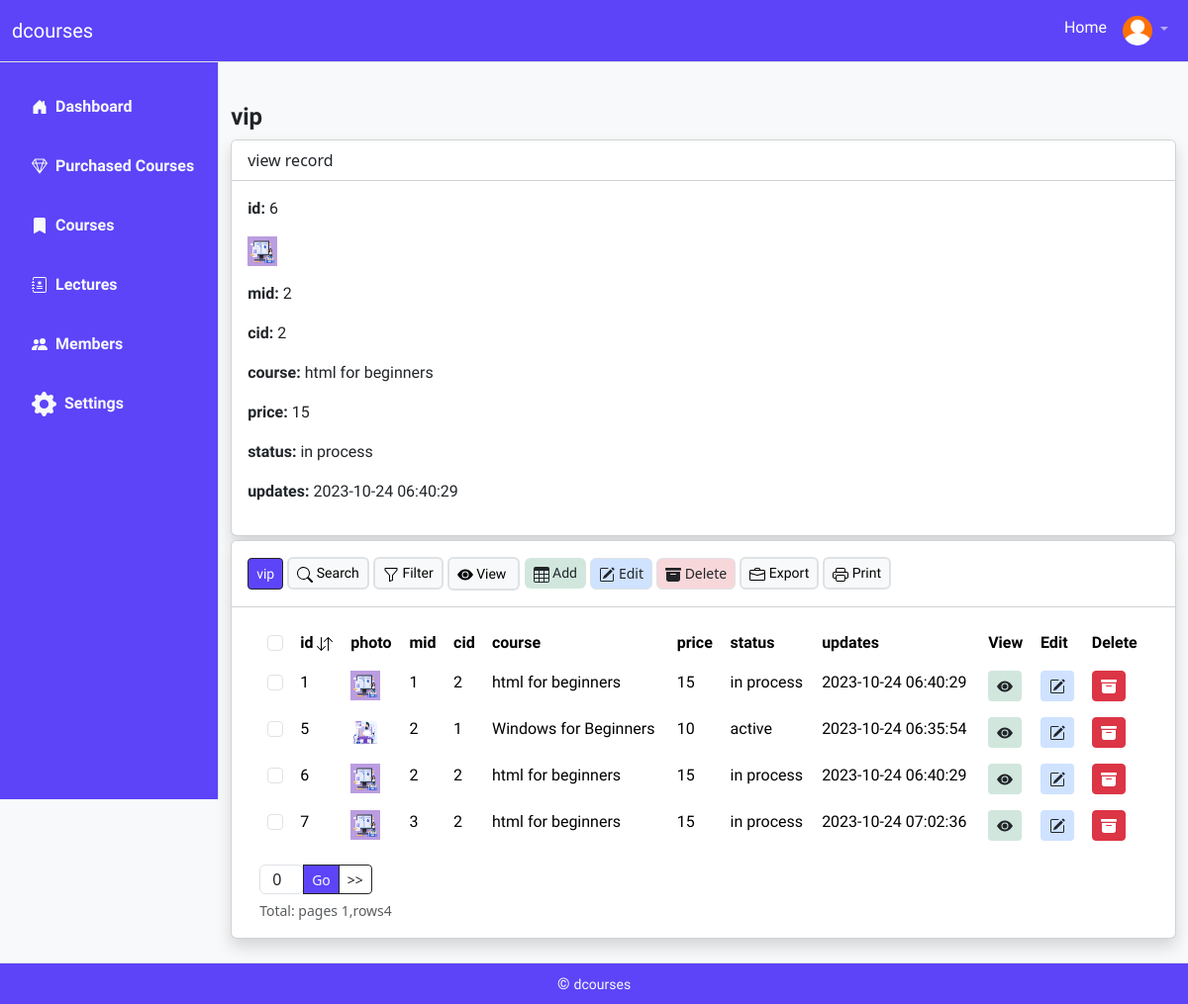
The page /assets/vip.php?v=view&vid=6 (signed in) on the database its author committed.
### tables this page shows
CREATE TABLE `settings` (
  `id` int(11) UNSIGNED NOT NULL,
  `option` varchar(50) NOT NULL,
  `features` varchar(50) NOT NULL,
  `action` varchar(11) NOT NULL,
  `updates` timestamp NOT NULL DEFAULT current_timestamp() ON UPDATE current_timestamp()
);

CREATE TABLE `member` (
  `id` int(11) UNSIGNED NOT NULL,
  `photo` varchar(100) NOT NULL,
  `name` varchar(50) NOT NULL,
  `email` varchar(50) NOT NULL,
  `password` varchar(200) NOT NULL,
  `reset` varchar(200) NOT NULL,
  `updates` timestamp NOT NULL DEFAULT current_timestamp() ON UPDATE current_timestamp()
);

CREATE TABLE `vip` (
  `id` int(11) NOT NULL,
  `photo` varchar(100) NOT NULL,
  `mid` varchar(100) NOT NULL,
  `cid` varchar(100) NOT NULL,
  `course` varchar(100) NOT NULL,
  `price` varchar(100) NOT NULL,
  `status` varchar(100) NOT NULL,
  `updates` timestamp NOT NULL DEFAULT current_timestamp() ON UPDATE current_timestamp()
);

### assets/include/code.php (the view, shortened to what the rows shown need)
<section class="">
      <?php
      $stmt = $db->query("DESCRIBE ". $ctable);
      $stmt->execute();
      $tablecol = $stmt->fetchAll(PDO::FETCH_ASSOC);
          if (isset($_POST["limit"]) or isset($_GET["limit"])) {
        if (!empty($_POST["limit"])) {
              $per_page = $_POST["limit"];
          }
            if (!empty($_GET["limit"])) {
            $per_page = $_GET["limit"];
            }
        }else{
      $per_page = 10;
        }
      if (isset($_GET["asds"])) {
      $asds = $_GET["asds"];
      }else{
      $asds = "ASC";
      }
      if (isset($_POST["gosubmit"])) {
      header("Location: ".$ctable.".php?start=".$_POST["go"]);
        ob_end();
      }else{
      $start = 0;
      }
            if (isset($_POST["search_submit"]) or !empty($_GET["page"])) {
        if (isset($_POST["usearch"])) {
              $usearch = $_POST["usearch"];
              $scol = $_POST["scol"];
            }
              if (!empty($_GET["page"])) {
                $usearch = $_GET["page"];
                $scol = $_GET["scol"];
              }
              $q = "SELECT * FROM $ctable WHERE $scol like  '$usearch'  ORDER BY id $asds LIMIT   $start, $per_page ";
            }else{
              $usearch = "";
              $scol = "";
              if ($_SESSION['activeuser'] != 1) {
                $mid = $_SESSION['activeuser'];
                $q = "SELECT * FROM $ctable where mid = '$mid' ORDER BY id $asds LIMIT $start, $per_page ";
              }else{
                $q = "SELECT * FROM $ctable ORDER BY id $asds LIMIT $start, $per_page ";
              }
            }
        $query = $db->prepare($q);
        $query->execute();
        if($query->rowCount() > 0){
            $result = $query->fetchAll(PDO::FETCH_ASSOC);
        }else{
          $result = "";
        }
    $fstmt = $db->prepare("SELECT * FROM settings where option = '$ctable' and features = 'sview' ");
    $fstmt->execute();
    $fsview=$fstmt->fetch(PDO::FETCH_ASSOC);
    $fstmt = $db->prepare("SELECT * FROM settings where option = '$ctable' and features = 'sedit' ");
    $fstmt->execute();
    $fsedit=$fstmt->fetch(PDO::FETCH_ASSOC);
    $fstmt = $db->prepare("SELECT * FROM settings where option = '$ctable' and features = 'sdelete' ");
    $fstmt->execute();
    $fsdelete=$fstmt->fetch(PDO::FETCH_ASSOC);
    $fstmt = $db->prepare("SELECT * FROM settings where option = '$ctable' and features = 'checkbox' ");
    $fstmt->execute();
    $fcheckbox=$fstmt->fetch(PDO::FETCH_ASSOC);
    ?>
    <?php
    if (isset($_GET["vid"])) {
      $id = $_GET["vid"];
      $stmt = $db->query("SELECT * FROM $ctable where id = $id ");
      $stmt->execute();
    ?>
    <?php
    }
    ?>
      <div class="card shadow mb-4">
      <div class="card-body">
      <div class="responsive">
      <div class="container-fluid ">
      <?php
      if (!empty($result)) {
    ?>
        <div class="table-responsive">
                <table class="table table-borderless table-hover">
                    <thead class="bg-light mb-2">
                      <th <?php if ($fcheckbox['action'] ?? null  == 'hide' and $_SESSION['activeuser'] != 1 and $_SESSION['activeuser'] != 1 ) { echo 'hidden'; } ?>>
                       <input data-bs-toggle="tooltip" data-bs-placement="bottom"  title="Select All" class="form-check-input" type="checkbox" name="select-all" onclick="toggle(this);" /></th>
      <?php
      foreach($tablecol as $col){
      $ffield = $col["Field"];
            $fstmt = $db->prepare("SELECT * FROM settings where option = '$ctable' and features = '$ffield' ");
            $fstmt->execute();
            $hresult=$fstmt->fetch(PDO::FETCH_ASSOC);
      if ($hresult['action'] ?? null  == 'hide' and $_SESSION['activeuser'] != 1 and $_SESSION['activeuser'] != 1) {
      }else{
      if ($col["Field"] == "id" ) {
      ?>
      <th><?php echo $col["Field"]; ?> <a data-bs-toggle="tooltip" data-bs-placement="bottom"  title="Sort by ACS and DESC" href="<?php echo $ctable; ?>.php?asds=<?php if($asds=="ASC"){ echo "DESC";}else{ echo "ASC"; } ?>&page=<?php echo $usearch; ?>&scol=<?php echo $scol; ?>"></a>
      </th>
      <?php
      }else{
      ?>
                    <th><?php echo $col["Field"]; ?></th>
      <?php
        }}}
      ?>
                    <th <?php if ($fsview['action'] ?? null  == 'hide' and $_SESSION['activeuser'] != 1 and $_SESSION['activeuser'] != 1) { echo 'hidden'; } ?>>View</th>
                    <th <?php if ($fsedit['action'] ?? null  == 'hide' and $_SESSION['activeuser'] != 1 and $_SESSION['activeuser'] != 1) { echo 'hidden'; } ?>>Edit</th>
                    <th <?php if ($fsdelete['action'] ?? null  == 'hide' and $_SESSION['activeuser'] != 1 and $_SESSION['activeuser'] != 1) { echo 'hidden'; } ?>>Delete</th>
                    </thead>
                    <tbody>
                    <?php
                        foreach($result as $data) {
                          $id = $data["id"];
                            echo "<tr class='text-secondary text-sm'>";
                          ?>
      <td   <?php if ($fcheckbox['action'] ?? null  == 'hide' and $_SESSION['activeuser'] != 1 and $_SESSION['activeuser'] != 1) { echo 'hidden'; } ?>>
          <input class="form-check-input" type="checkbox" name="check[]" id="checkbox-<?php echo $id; ?>" value="<?php echo  $id; ?>"> </td>
                          <?php
                          foreach($tablecol as $col){
                            $ffield = $col["Field"];
                                  $fstmt = $db->prepare("SELECT * FROM settings
                                    where option = '$ctable' and features = '$ffield' ");
                                  $fstmt->execute();
                                  $hresult=$fstmt->fetch(PDO::FETCH_ASSOC);
                            if($hresult['action'] ?? null == 'hide' and $_SESSION['activeuser'] != 1 and $_SESSION['activeuser'] != 1) {
                            }else{
                            if ($col["Field"] == "photo" || $col["Field"] == "image" || $col["Field"] == "img" || $col["Field"] == "Photo" || $col["Field"] == "Image") {
                            ?>
                            <td>
                          <?php
                                              if (file_exists($data[$col["Field"]]) and str_contains($data[$col["Field"]], 'png') || file_exists($data[$col["Field"]]) and str_contains($data[$col["Field"]], 'jpg')) {
                          ?>
                          <a target="_blank" class="" href="<?php echo $data[$col["Field"]] ?>">
                          <img  width='30' height='30' class='img myimg' src="<?php echo $data[$col["Field"]]; ?>"></a>
                          <?php
                          }else{
                            ?>
                            <a target="_blank" class="" href="<?php echo $data[$col["Field"]] ?>">
                            <img  width='30' height='30' class='img myimg' src="img/photo.png"></a>
                            <?php
                          }
                          ?>
                            </td>
            <?php
                            }elseif($col["Field"] != "photo" || $col["Field"] != "image" || $col["Field"] != "img") {
                                            echo "<td class=''>".$data[$col["Field"]]."</td>";
                            }}}
                            ?>
                            <td <?php if ($fsview['action'] ?? null  == 'hide' and $_SESSION['activeuser'] != 1 and $_SESSION['activeuser'] != 1) { echo 'hidden'; } ?>> <a  data-bs-toggle="tooltip"
                             data-bs-placement="bottom"  title="View Record" class="btn bg-success-subtle btn-sm" href="<?php echo $ctable; ?>.php?v=view&vid=<?php echo $id; ?>">
                            <svg xmlns="http://www.w3.org/2000/svg" width="16" height="16" fill="currentColor" class="bi bi-eye-fill" viewBox="0 0 16 16">
                              <path d="M10.5 8a2.5 2.5 0 1 1-5 0 2.5 2.5 0 0 1 5 0z"/>
                              <path d="M0 8s3-5.5 8-5.5S16 8 16 8s-3 5.5-8 5.5S0 8 0 8zm8 3.5a3.5 3.5 0 1 0 0-7 3.5 3.5 0 0 0 0 7z"/>
                            </svg>
                            </a></td>
                            <td <?php if ($fsedit['action'] ?? null  == 'hide' and $_SESSION['activeuser'] != 1 and $_SESSION['activeuser'] != 1) { echo 'hidden'; } ?>> <a data-bs-toggle="tooltip" data-bs-placement="bottom"  title="Update row" class="btn bg-primary-subtle btn-sm" href="<?php echo $ctable; ?>.php?e=edit&eid=<?php echo $id; ?>">
                              </a>
                            </td>
        <td <?php if ($fsdelete['action'] ?? null  == 'hide' and $_SESSION['activeuser'] != 1 and $_SESSION['activeuser'] != 1) { echo 'hidden'; } ?>> <a data-bs-toggle="tooltip" data-bs-placement="bottom"  title="Delete row" onclick="return confirm('Are you sure? You want to delete')" class="btn btn-danger btn-sm"
                                onclick="return confirm("Are you sure? You want to delete")"
                                class="text-danger" href="<?php echo $ctable; ?>.php?d=delete&did=<?php echo $id; ?>">
                                </a></td>
                            <?php
                            echo "</tr>";
                            }
                            ?>
      </tbody>
      </table>
                          </div>
                            <?php
                          }
                    ?>
         </div>
</section>

### assets/nav.php (shortened to what the rows shown need)
<?php
$navstmt = $db->prepare("SELECT * FROM settings where option = 'settings' and features = 'header' ");
$navstmt->execute();
$brand=$navstmt->fetch(PDO::FETCH_ASSOC);
?>
<nav class="navbar navbar-dark ccolor  px-0  border-bottom navbar-expand-lg navbar-expand-md fixed-top ">
        <div class="container-fluid">
            <div class="btn-group">
                <a class="navbar-brand" href="../index.php"><?php echo $brand['action']; ?></a>
            </div>
            <div class="offcanvas offcanvas-end bg-dark" tabindex="-1" id="offcanvasNavbar" aria-labelledby="offcanvasNavbarLabel">
                <div class="offcanvas-body">
                    <ul class="navbar-nav justify-content-end flex-grow-1 pe-0">
                        <li class="nav-item dropdown me-0">
                            <?php
                            if (isset($_SESSION['activeuser'])) {
                                $imgid = $_SESSION['activeuser'];
                                $imgstmt = $db->prepare("SELECT * FROM member where id = '$imgid' ");
                                $imgstmt->execute();
                                $imgrow=$imgstmt->fetch(PDO::FETCH_ASSOC);
                                ?>
                                <a class="nav-link dropdown-toggle" href="#" role="button" data-bs-toggle="dropdown" aria-expanded="false">
                                <img src="<?php echo $imgrow['photo']; ?>" alt="user" width="30" height="30" class="rounded-circle">
                                </a>
                                <?php
                            }else{
                            ?>
                            <a class="nav-link dropdown-toggle" href="#" role="button" data-bs-toggle="dropdown" aria-expanded="false">
                                <img src="img/user.png" alt="user" width="30" height="30" class="rounded-circle">
                            </a>
                            <?php
                            }
                            ?>
                            </li>
                    </ul>
                </div>
            </div>
        </div>
    </nav>

### assets/footer.php (shortened to what the rows shown need)
<footer class="row px-0 mt-auto  border-top py-2 ccolor mb-0">
      <div class="col text-center text-light">
          <span class="small ">
              <a class="text-light text-decoration-none" href="../index.php"><?php echo $brand['action']; ?></a>
          </span>
      </div>
  </footer>

### rows shown on the page
settings: action "dcourses"
member: photo (placeholder picture)
vip: Field "1", Field "2", Field "html for beginners", Field "15", Field "in process", Field "2023-10-24 06:40:29"
vip: Field "5", Field "2", Field "1", Field "Windows for Beginners", Field "10", Field "active", Field "2023-10-24 06:35:54"
vip: Field "6", Field "2", Field "html for beginners", Field "15", Field "in process", Field "2023-10-24 06:40:29"
vip: Field "7", Field "3", Field "2", Field "html for beginners", Field "15", Field "in process", Field "2023-10-24 07:02:36"

### other values the page prints
$filename "vip"
$col["Field"] "id"
$viewrow[$col["Field"]] "6"
$col["Field"] "mid"
$viewrow[$col["Field"]] "2"
$col["Field"] "cid"
$col["Field"] "course"
$viewrow[$col["Field"]] "html for beginners"
$col["Field"] "price"
$viewrow[$col["Field"]] "15"
$col["Field"] "status"
$viewrow[$col["Field"]] "in process"
$col["Field"] "updates"
$viewrow[$col["Field"]] "2023-10-24 06:40:29"
$col["Field"] "photo"
